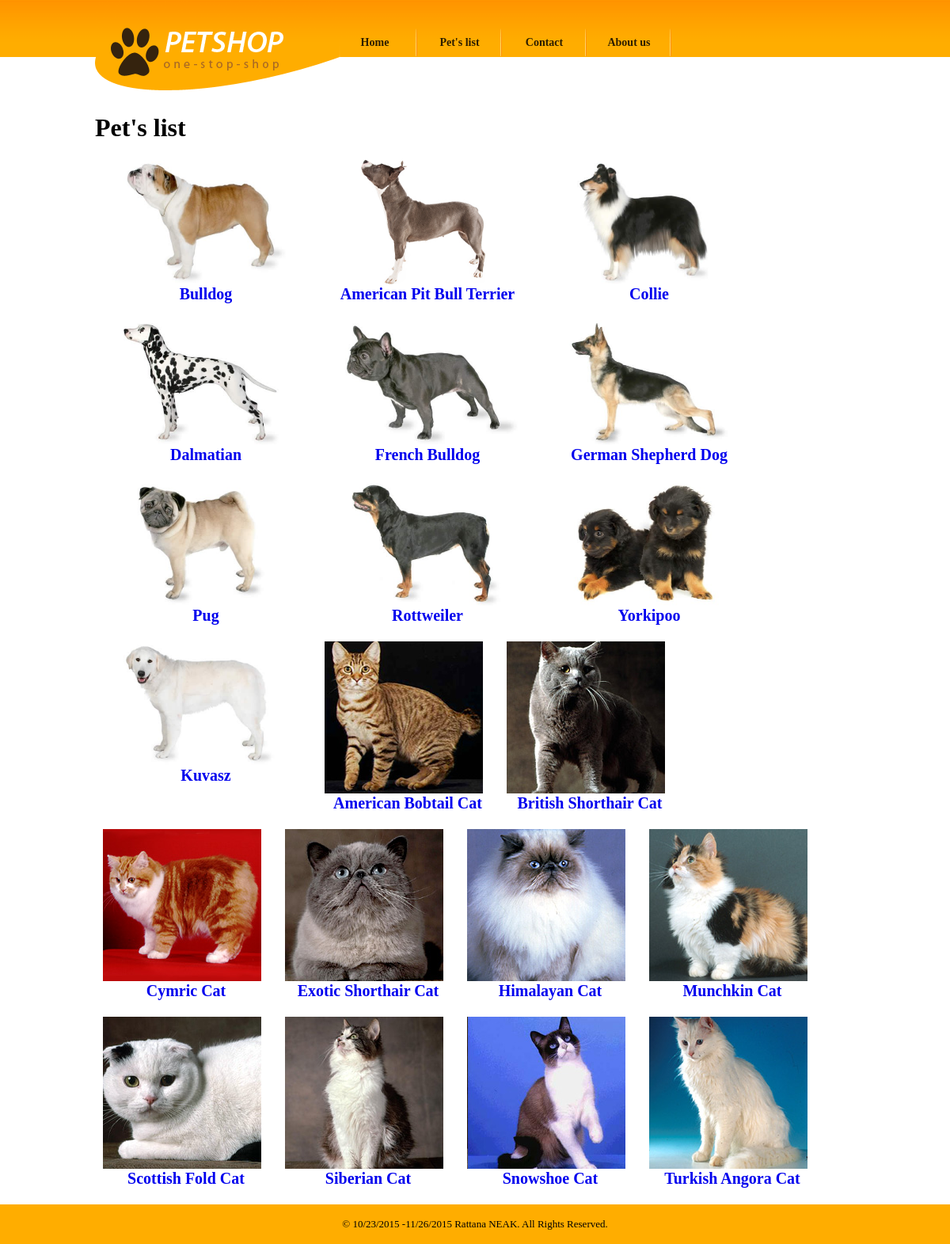
Screenshot of /pet_list.php with the database file from the repository.
### tables this page shows
CREATE TABLE `petshop` (
  `id` int(11) NOT NULL AUTO_INCREMENT,
  `name` tinytext NOT NULL,
  `description` text NOT NULL,
  `img_path` tinytext NOT NULL,
  `link` tinytext NOT NULL,
  PRIMARY KEY (`id`)
);

### pet_list.php (the view, shortened to what this page needs)
<?php include 'includes/config.php';?>
<?php include 'includes/header.php';?>
<h1><?=$pageID?></h1>
<ul>
<?php
$sql = "select * from petshop";
$iConn = mysqli_connect(DB_HOST,DB_USER,DB_PASSWORD,DB_NAME);
$result = mysqli_query($iConn,$sql);
if(mysqli_num_rows($result) > 0)
{
    while ($row = mysqli_fetch_assoc($result))
        {
            echo '<li>';
            echo '<a href="pet_view.php?id='. $row['id'] . '">';
            echo '<img class="my-thumnail" src="img/'. $row['img_path'] . '"/>';
            echo '<h2>'.$row['name'].'</h2>';
            echo '</a></li>';
        }
}else{
    echo '<p>There are currently no customers</p>';
}
?>
</ul>
<?php include 'includes/footer.php'?>

### includes/header.php (shortened to what this page needs)
<!DOCTYPE html >
<html>
<head>
	<link href="css/style.css" rel="stylesheet" type="text/css" />
</head>
<body>
			<div id="header">
	           		<a href="index.html" id="logo"><img src="img/logo.gif" width="310" height="114" alt="" title=""></a>
					<ul class="navigation">
						<?=makeLinks($nav1,'<li>','</li>','<li class"active">')?>
					</ul>
			</div>
			<div id="body">
				<div id="content">
					<div class="content my-top">

### includes/config.php (shortened to what this page needs)
<?php
switch(THIS_PAGE)
{
	case 'pet_list.php':
		$pageID = 'Pet\'s list ';
		break;
}
$nav1['index.php'] = 'Home';
$nav1['pet_list.php'] = "Pet's list";
$nav1['contact.php'] = 'Contact';
$nav1['aboutus.php'] = 'About us';
function makeLinks($arr,$prefix='',$suffix='',$exception='')
{
    $myReturn = '';
    foreach($arr as $link => $label)
    {
			if(THIS_PAGE == $link)
			{
				$myReturn .= $exception. '<a href="' . $link . '">' . $label . '</a>'. $suffix;
			}else{
				$myReturn .= $prefix. '<a href="' . $link . '">' . $label . '</a>' . $suffix;
			}
    }
    return $myReturn;
}

### includes/footer.php
		</div>
	</div>
</div>
<div id="footer">
					<div id="footnote">
						<div class="section">
						   &copy; 10/23/2015 -<?php echo date("m/d/Y");?> <a href="index.html">Rattana NEAK</a>. All Rights Reserved.
						</div>
					</div>
			</div>
</body>
</html>

### css/style.css (style rules this page uses)
body { margin:0; padding:0; background: url("../images/bg-body.gif"); background-repeat:repeat-x; }
#header { width:960px; height:72px; position:relative; margin:0 auto; }
#header a#logo { position:relative; z-index:100; }
#header a#logo img { border:0; }
#header ul.navigation { list-style-type:none; margin:-82px 0 0 300px; padding:0; overflow:hidden; }
#header ul.navigation li { float:left; height:35px; width:107px; }
#header ul.navigation li a { text-decoration:none; color:#2c1d00; font-family:"Myriad Pro"; font-size:14px; font-weight:bold; display:inline-block; line-height:35px; background:url("../images/menu-separator.gif"); background-repeat:no-repeat; background-position:right; height:35px; padding:0 20px 0 20px; text-align:center; width:67px; }
#body div#content { width:960px; margin:0 auto; overflow:hidden; background-image:none; height:auto; overflow:hidden; }
#body div#content .content { float:left; margin-right:20px; background-image:none; height:auto; overflow:hidden; }
#body #content .content h2 { font-family: "Myriad Pro"; margin: 80px 0 0 30px; }
#body #content .content ul { margin:0; padding:0; list-style-type:none; }
#body #content .content ul li { text-align: center; padding:0 10px; margin:0 0 20px 0; float:left; line-height:25px; height:auto; }
#body #content .content ul li a { text-decoration:none; }
#body #content .content ul li h2 { font-family:"Myriad Pro"; font-size:20px; margin:0; }
#body #content .content ul li img { border:0; float:left; margin-right:10px; }
#footer { background-color:#310000; background-image:none; }
#footer .section { width:960px; margin:0 auto; overflow:hidden; position:relative; }
#footer #footnote { background-color:#ffad00; }
#footer #footnote .section { width:960px; height:50px; text-align:center; line-height:50px; font-family:"Myriad Pro"; font-size:13px; }
#footer #footnote .section a { text-decoration:none; color:#000000; }
.my-top { padding-top: 50px; }
.my-thumnail { max-width: 250px; }

### rows the page displays
petshop: img_path (picture), name "Bulldog"
petshop: img_path (picture), name "American Pit Bull Terrier"
petshop: img_path (picture), name "Collie"
petshop: img_path (picture), name "Dalmatian"
petshop: img_path (picture), name "French Bulldog"
petshop: img_path (picture), name "German Shepherd Dog"
petshop: img_path (picture), name "Pug"
petshop: img_path (picture), name "Rottweiler"
petshop: img_path (picture), name "Yorkipoo"
petshop: img_path (picture), name "Kuvasz"
petshop: img_path (picture), name "American Bobtail Cat"
petshop: img_path (picture), name "British Shorthair Cat"
petshop: img_path (picture), name "Cymric Cat"
petshop: img_path (picture), name "Exotic Shorthair Cat"
petshop: img_path (picture), name "Himalayan Cat"
petshop: img_path (picture), name "Munchkin Cat"
petshop: img_path (picture), name "Scottish Fold Cat"
petshop: img_path (picture), name "Siberian Cat"
petshop: img_path (picture), name "Snowshoe Cat"
petshop: img_path (picture), name "Turkish Angora Cat"

### other values shown
$label "Home"
$label "Pet's list"
$label "Contact"
$label "About us"
$pageID "Pet's list"
